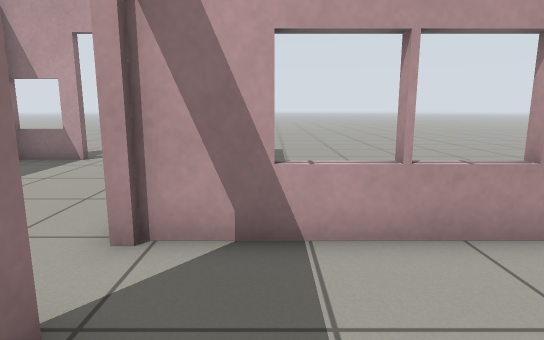
View 1 (above)

14 first-person views from a walk through a world built for the Gazebo simulator. The camera is 0.85 m above the floor, tilts 10° down and sees 75° across. The floor is counted in squares, 0.5 m on a side. Each view is taken from the middle of a square. On the plan, view 1 faces up. The plan holds only what a view shows up to about 17 squares ahead; the rest is blank.

View 2
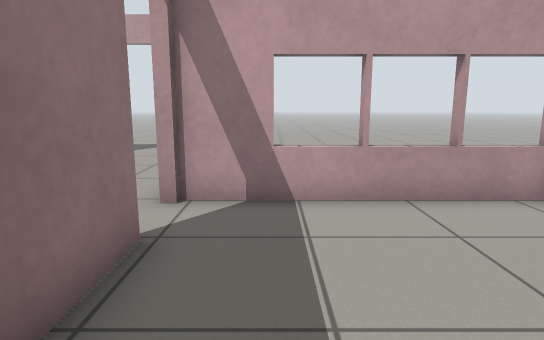

View 3
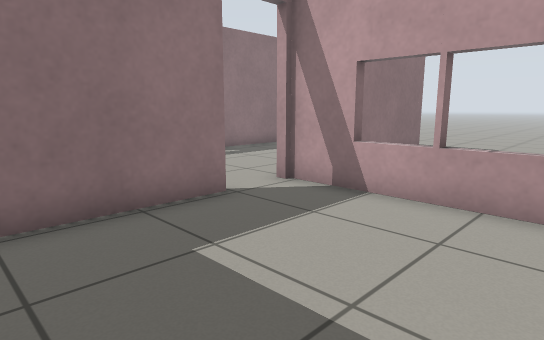

View 4
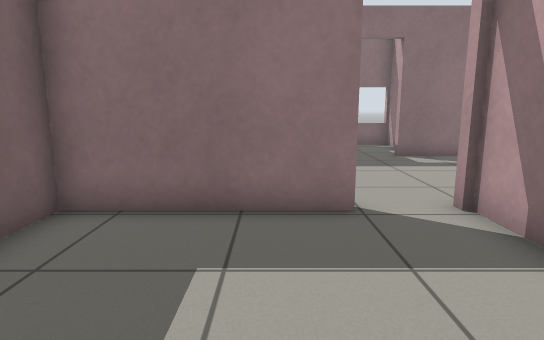

View 5
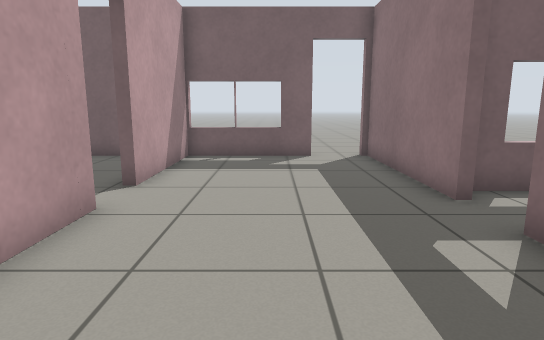

View 6
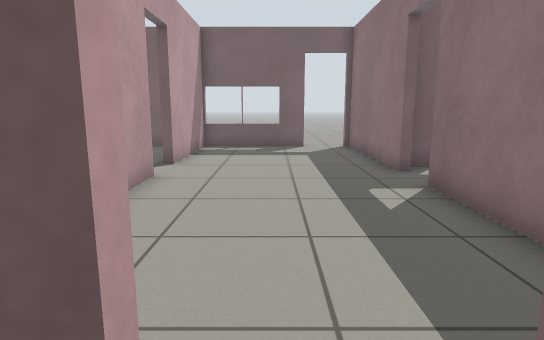

View 7
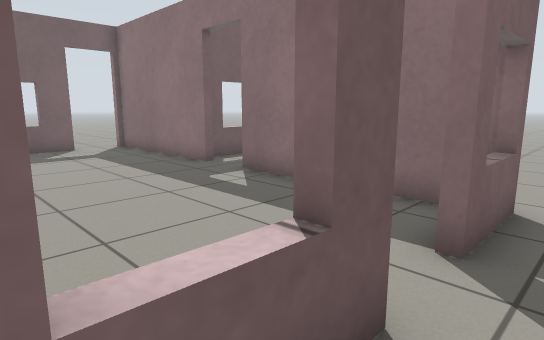

View 8
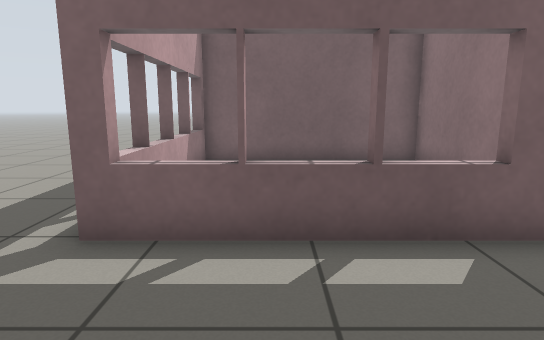

View 9
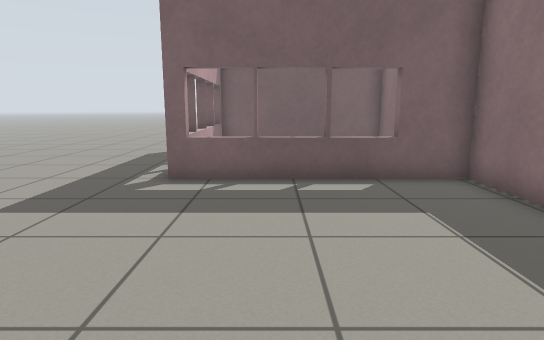

View 10
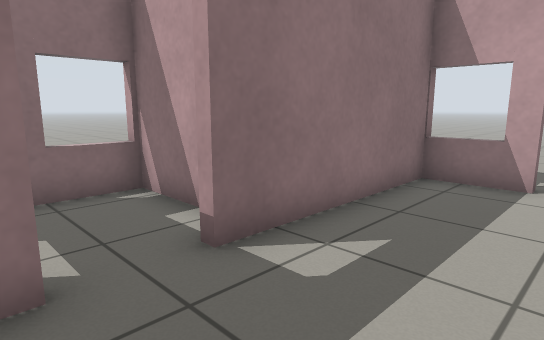

View 11
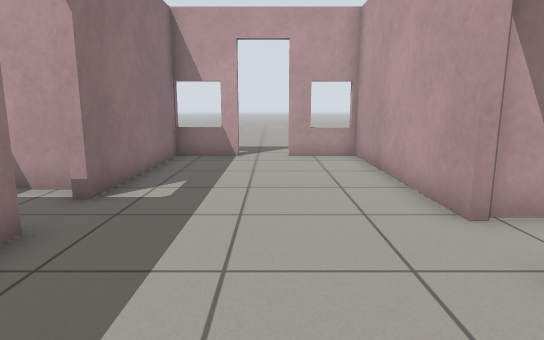

View 12
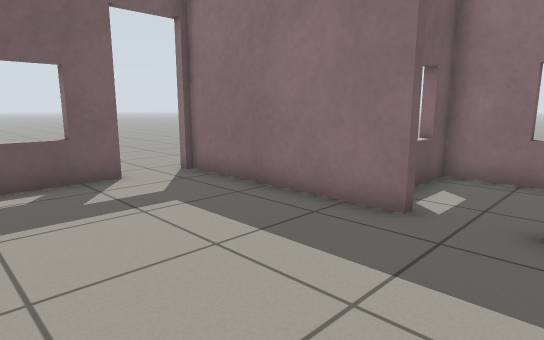

View 13
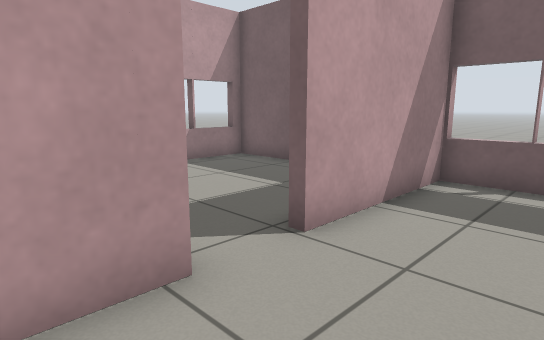

View 14
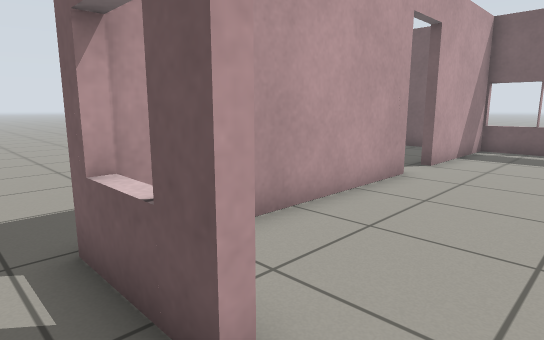

### Floor plan
Key: @ floor where view 1 was taken; # wall or solid block; . floor; D open door; = window, fence, low wall or low ledge.
Columns run from 13 left of view 1 to 7 right of it. Each row starts with its distance up from view 1.
 13       ...............
 12 .....=#DD#=#.........
 11 ...  #.....# ........
 10      #.....# ........
  9      #.....#.........
  8      #.....#.........
  7   ####.....#.........
  6  ##..#.....#.........
  5  =..DD.....###====#..
  4  #..DD.....D......=..
  3  #==##.....D......=..
  2      #.....#......=..
  1      #.....#......=
  0      #.....#.@....=
 -1      #.....#......=
 -2      #.....#......#
 -3      DD#===########
 -4      ..

Where each view was taken, in squares from view 1:
view 1: 0 up, 0 right, facing up
view 2: 2 down, 0 right, facing up
view 3: 2 down, 4 right, facing up-left
view 4: 1 up, 4 right, facing left
view 5: 10 up, 5 left, facing down
view 6: 13 up, 5 left, facing down
view 7: 13 up, 2 left, facing down-left
view 8: 9 up, 3 right, facing down
view 9: 13 up, 3 right, facing down
view 10: 3 up, 5 left, facing up-left
view 11: 1 down, 5 left, facing up
view 12: 6 up, 3 left, facing down-left
view 13: 6 up, 5 left, facing down-right
view 14: 13 up, 6 left, facing down-right
